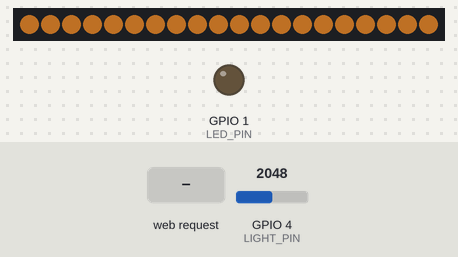
Bench run of a sketch on a simulated ESP32-S2. On the bench: 20 RGB LEDs in strip order, left to right, output pins drawn as LEDs (lit = HIGH). The inputs (shaded band) are chosen by the test bench; at power-on: GPIO 4 (LIGHT_PIN) = 2048 (analog values on the 0–4095 scale). Dim RGB values are drawn brighter than linear; WiFi joins after 1.5 s; servers stay silent unless stated; random numbers use the default seed unless the sketch sets one; what the sketch prints to the serial monitor is not drawn.

Above: at 1.6 s.
3.1 s: HTTP request GET /chase received
At 3.15 s:
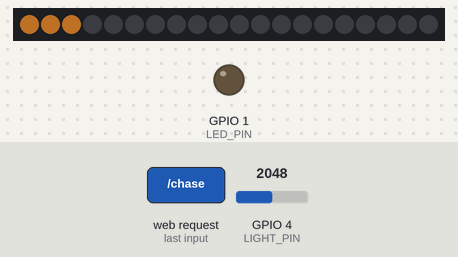
4.7 s: GPIO 4 (LIGHT_PIN) set to 1538
6.2 s: GPIO 4 (LIGHT_PIN) set to 1466
At 6.22 s:
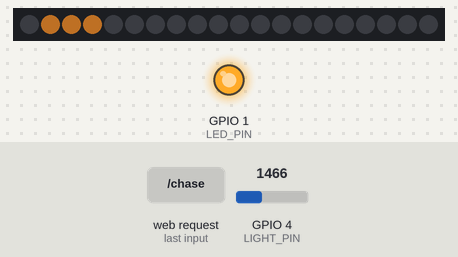
7.9 s: HTTP request GET /chasecolor received
At 8.46 s:
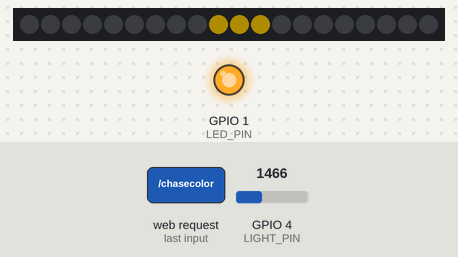
10.1 s: HTTP request GET /chase?r=1&g=1&b=1 received
At 10.7 s:
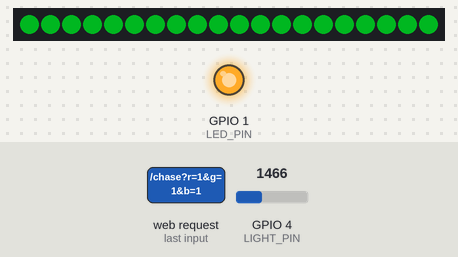
11.6 s: HTTP request GET /chase?r=120&g=120&b=120 received
At 11.61 s:
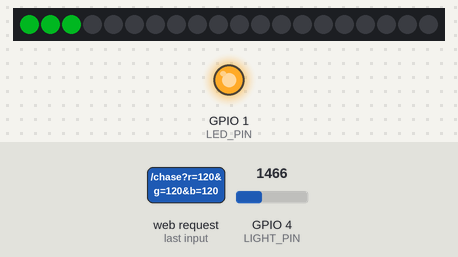
Timing chart, 0 to 14.6 s (numbered marks = the images above; inputs shaded):
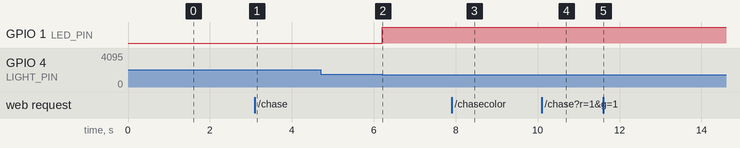

The sketch:

sketch_may25a.ino.ino
```cpp
#include <WiFi.h>
#include <WebServer.h>
#include <FastLED.h>

// ===================== 请修改你的WiFi =====================
const char* ssid = "iPhone";
const char* password = "pY791101_";
// ==========================================================

WebServer server(80);

// ESP32-S2 硬件引脚（请根据你的实际硬件调整）
const int LIGHT_PIN = 4;   // 光敏电阻模拟输入（GPIO4）
const int LED_PIN   = 1;   // 小夜灯输出（GPIO1，注意部分板子可能冲突）
const int STRIP_PIN = 37;   // WS2812B 灯带数据线（GPIO2）
const int STRIP_LED_COUNT = 20;  // 灯带 LED 数量（按实际调整）
const int STRIP_BRIGHTNESS = 80; // 灯带亮度 0-255
// ⚠️ 硬件注意：ESP32 GPIO 输出 3.3V，WS2812B 需要 5V 逻辑电平。
// 如果灯带不亮或颜色异常，需在 DATA 线加电平转换模块（74HCT125 / SN74AHCT125）。
// 灯带 5V 可接 VBUS（USB 直出），不可接 3.3V 引脚（LDO 限流 ~500mA）。

// 状态变量
bool ledState   = false;   // 灯当前状态
bool autoMode   = true;    // 是否自动模式（true=自动，false=手动）
int  lightValue = 0;       // 当前光照值

// 灯带颜色与模式
int  stripR = 255, stripG = 150, stripB = 50;  // 当前颜色（暖橙默认）
int  stripBright = 80;      // 当前亮度 1-255
bool chaseMode  = false;    // 走马灯模式
bool chaseAuto  = false;    // 走马灯自动换色
int  chasePos   = 0;        // 走马灯当前位置
uint8_t chaseHue = 30;      // 自动换色当前色相
unsigned long lastChase = 0;

// WS2812B 灯带（FastLED）
CRGB leds[STRIP_LED_COUNT];

// 光照阈值与滞回（数值越小越暗，需根据实际电路校准）
const int LIGHT_THRESHOLD_ON  = 1500;  // 暗度低于此值开灯
const int LIGHT_THRESHOLD_OFF = 1800;  // 亮度高于此值关灯（滞回避免闪烁）

// 非阻塞定时
unsigned long previousMillis = 0;
const long interval = 200;   // 光照检测间隔（毫秒）

// 防闪烁：状态切换后强制保持最短时间，打断 LED 自身光线→传感器的反馈回路
unsigned long lastStateChange = 0;
const unsigned long MIN_STATE_DURATION = 1000;

// 刷新灯带（纯色模式）
void updateStrip() {
  if (!ledState) {
    fill_solid(leds, STRIP_LED_COUNT, CRGB::Black);
    FastLED.setBrightness(0);
  } else if (!chaseMode) {
    fill_solid(leds, STRIP_LED_COUNT, CRGB(stripR, stripG, stripB));
    FastLED.setBrightness(stripBright);
  }
  FastLED.show();
}

// 走马灯动画
void updateChase() {
  int tail = 3;
  fill_solid(leds, STRIP_LED_COUNT, CRGB::Black);
  for (int i = 0; i < tail; i++) {
    int idx = (chasePos + i) % STRIP_LED_COUNT;
    leds[idx] = CRGB(stripR, stripG, stripB);
  }
  FastLED.setBrightness(stripBright);
  FastLED.show();
}

// 网页控制界面（AJAX轮询，无刷新更新）
String getHTML() {
  String html = "<!DOCTYPE html><html lang=\"zh-CN\">";
  html += "<head><meta charset=\"UTF-8\">";
  html += "<meta name=\"viewport\" content=\"width=device-width,initial-scale=1.0\">";
  html += "<title>智能小夜灯</title>";
  html += "<style>";
  html += ":root{--bg:#080c14;--card:#111827;--text:#b8c5d6;--muted:#5a6680;--gold:#f0c060;--glow:rgba(240,192,96,0.25)}";
  html += "*{margin:0;padding:0;box-sizing:border-box}";
  html += "body{font-family:-apple-system,BlinkMacSystemFont,'Segoe UI','PingFang SC',sans-serif;";
  html += "background:radial-gradient(ellipse at 50% 25%,#1a2744 0%,#0c101a 60%,#080c14 100%);";
  html += "color:var(--text);min-height:100vh;display:flex;align-items:center;justify-content:center}";
  html += "#stars{position:fixed;top:0;left:0;width:100%;height:100%;pointer-events:none;z-index:0}";
  html += ".wrap{position:relative;z-index:1;width:92%;max-width:380px;padding:36px 28px;text-align:center;animation:fadeIn .6s ease-out}";
  html += "@keyframes fadeIn{from{opacity:0;transform:translateY(16px)}to{opacity:1;transform:translateY(0)}}";
  html += ".bulb{width:100px;height:100px;border-radius:50%;margin:0 auto 28px;";
  html += "background:var(--card);box-shadow:inset 0 0 30px rgba(0,0,0,.5),0 0 0 rgba(240,192,96,0);";
  html += "transition:all .7s cubic-bezier(.34,1.56,.64,1);position:relative}";
  html += ".bulb::after{content:'';position:absolute;inset:-4px;border-radius:50%;";
  html += "border:1.5px solid rgba(255,255,255,.04);pointer-events:none}";
  html += ".bulb.on{background:radial-gradient(circle at 42% 38%,#fff3d0 0%,#f0c060 35%,#c8861a 70%,#6b3a04 100%);";
  html += "box-shadow:0 0 30px var(--glow),0 0 70px rgba(240,192,96,.18),0 0 140px rgba(240,192,96,.08);";
  html += "animation:breath 2.4s ease-in-out infinite}";
  html += "@keyframes breath{0%,100%{box-shadow:0 0 30px var(--glow),0 0 70px rgba(240,192,96,.18),0 0 140px rgba(240,192,96,.08)}";
  html += "50%{box-shadow:0 0 50px rgba(240,192,96,.35),0 0 100px rgba(240,192,96,.25),0 0 180px rgba(240,192,96,.12)}}";
  html += "h1{font-weight:300;font-size:1.6em;letter-spacing:.06em;color:#d8dfec;margin-bottom:22px}";
  html += ".card{display:flex;justify-content:space-between;align-items:center;";
  html += "background:var(--card);border-radius:10px;padding:12px 16px;margin:6px 0;font-size:.9em;";
  html += "border:1px solid rgba(255,255,255,.04)}";
  html += ".card span:first-child{color:var(--muted)}";
  html += ".card span:last-child{font-weight:600;color:#e0e8f2}";
  html += ".tag{display:inline-block;padding:3px 10px;border-radius:20px;font-size:.78em;font-weight:600}";
  html += ".tag.auto{background:#132a1e;color:#4ade80}";
  html += ".tag.manual{background:#2a2012;color:var(--gold)}";
  html += ".btns{display:flex;gap:10px;margin-top:26px;flex-wrap:wrap;justify-content:center}";
  html += ".btn{border:none;border-radius:10px;padding:13px 20px;font-size:.95em;font-weight:500;";
  html += "cursor:pointer;transition:all .2s ease;letter-spacing:.02em;color:#fff;flex:1;min-width:90px}";
  html += ".btn:active{transform:scale(.96)}";
  html += ".btn-on{background:linear-gradient(135deg,#f0c060,#c8861a);box-shadow:0 4px 18px rgba(240,192,96,.2)}";
  html += ".btn-on:hover{box-shadow:0 6px 28px rgba(240,192,96,.4);transform:translateY(-1px)}";
  html += ".btn-off{background:linear-gradient(135deg,#2d3548,#1a1f2e);box-shadow:0 4px 14px rgba(0,0,0,.4)}";
  html += ".btn-off:hover{box-shadow:0 6px 22px rgba(0,0,0,.6);transform:translateY(-1px)}";
  html += ".btn-mode{background:transparent;border:1.5px solid #374151;color:var(--text);flex:0 0 auto;min-width:auto}";
  html += ".btn-mode:hover{border-color:#6b7a94;background:rgba(255,255,255,.02)}";
  html += ".hint{margin-top:22px;font-size:.72em;color:var(--muted);opacity:.7}";
  html += "html{touch-action:manipulation;-webkit-tap-highlight-color:transparent;user-select:none}";
  html += "body{overflow-x:hidden}";
  html += ".btn{min-height:44px}";
  html += ".swatches{display:flex;gap:8px;justify-content:center;flex-wrap:wrap;margin:14px 0 6px}";
  html += ".sw{width:30px;height:30px;border-radius:50%;cursor:pointer;border:2px solid transparent;transition:all .15s}";
  html += ".sw.on{border-color:#fff;box-shadow:0 0 10px currentColor;transform:scale(1.15)}";
  html += ".slider-wrap{display:flex;align-items:center;gap:10px;margin:10px 0}";
  html += ".slider-wrap span{color:var(--muted);font-size:.78em;white-space:nowrap}";
  html += "input[type=range]{-webkit-appearance:none;flex:1;height:5px;border-radius:3px;background:#2d3548;outline:none}";
  html += "input[type=range]::-webkit-slider-thumb{-webkit-appearance:none;width:22px;height:22px;border-radius:50%;background:var(--gold);cursor:pointer;box-shadow:0 0 8px var(--glow)}";
  html += ".btn-chase{background:transparent;border:1.5px solid #374151;color:var(--text);width:100%;margin-top:6px}";
  html += ".btn-chase.active{border-color:var(--gold);color:var(--gold);box-shadow:0 0 12px rgba(240,192,96,.15)}";
  html += "@media(max-width:400px){.wrap{padding:28px 18px}";
  html += "h1{font-size:1.4em}.bulb{width:80px;height:80px;margin-bottom:22px}";
  html += ".card{padding:10px 14px;font-size:.82em}";
  html += ".btn{padding:12px 14px;font-size:.88em;min-width:70px}}";
  html += "</style></head>";
  html += "<body><canvas id=\"stars\"></canvas><div class=\"wrap\">";
  html += "<div class=\"bulb\" id=\"bulb\"></div>";
  html += "<h1>智能小夜灯</h1>";
  html += "<div class=\"card\"><span>灯状态</span><span id=\"ledSt\">--</span></div>";
  html += "<div class=\"card\"><span>工作模式</span><span id=\"mode\">--</span></div>";
  html += "<div class=\"card\"><span>光照值</span><span id=\"lux\">--</span></div>";
  html += "<div class=\"card\"><span>灯带状态</span><span id=\"stripSt\">--</span></div>";
  html += "<div class=\"swatches\" id=\"swatches\"></div>";
  html += "<div class=\"slider-wrap\"><span>亮度</span><input type=\"range\" min=\"5\" max=\"255\" value=\"80\" id=\"briSlider\" oninput=\"setBrightness(this.value)\"></div>";
  html += "<button class=\"btn btn-chase\" id=\"btnChase\" onclick=\"toggleChase()\">走马灯</button>";
  html += "<button class=\"btn btn-chase\" id=\"btnAutoColor\" onclick=\"toggleChaseColor()\" style=\"margin-top:4px;display:none\">自动换色</button>";
  html += "<div class=\"btns\">";
  html += "<button class=\"btn btn-on\" onclick=\"send('on')\">开灯</button>";
  html += "<button class=\"btn btn-off\" onclick=\"send('off')\">关灯</button>";
  html += "<button class=\"btn btn-mode\" onclick=\"send('auto')\">切换模式</button>";
  html += "</div>";
  html += "<p class=\"hint\">点击开/关灯将切换为手动模式</p>";
  html += "</div>";
  html += "<script>";
  html += "var colors=[{n:'暖白',r:255,g:150,b:50},{n:'冷白',r:200,g:210,b:255},{n:'琥珀',r:255,g:80,b:0},{n:'红',r:255,g:0,b:0},{n:'绿',r:0,g:255,b:0},{n:'蓝',r:0,g:100,b:255},{n:'粉',r:255,g:50,b:150},{n:'紫',r:150,g:0,b:255}];";
  html += "function renderSwatches(){var h='';for(var i=0;i<colors.length;i++){var c=colors[i];h+='<div class=\"sw\" style=\"background:rgb('+c.r+','+c.g+','+c.b+')\" onclick=\"setColor('+c.r+','+c.g+','+c.b+')\" title=\"'+c.n+'\"></div>'}document.getElementById('swatches').innerHTML=h}";
  html += "function setColor(r,g,b){fetch('/color?r='+r+'&g='+g+'&b='+b);poll()}";
  html += "var briTimer=null,briDrag=false;function setBrightness(v){briDrag=true;clearTimeout(briTimer);briTimer=setTimeout(function(){briDrag=false;fetch('/brightness?val='+v);poll()},250)}";
  html += "function toggleChase(){fetch('/chase');poll()}";
  html += "function toggleChaseColor(){fetch('/chasecolor');poll()}";
  html += "renderSwatches();";
  html += "(function(){var c=document.getElementById('stars'),x=c.getContext('2d'),w,h,s=[],bg=[];";
  html += "function rs(){w=c.width=innerWidth;h=c.height=innerHeight;bg=[];for(var i=0;i<100;i++)bg.push({x:Math.random()*w,y:Math.random()*h,r:Math.random()*1.2+.2,a:Math.random()*.35+.3,ph:Math.random()*6.28,f:Math.random()*.0015+.0005})}";
  html += "rs();onresize=rs;";
  html += "function spawn(){var a=Math.PI/4;return{x:Math.random()*w*.7+w*.15,y:Math.random()*h*.25,len:Math.random()*80+60,spd:Math.random()*2+1,life:0,max:Math.random()*20+12,ang:a}}";
  html += "function draw(){x.clearRect(0,0,w,h);";
  html += "for(var i=0;i<bg.length;i++){var b=bg[i];x.beginPath();x.arc(b.x,b.y,b.r,0,6.28);var tw=Math.sin(Date.now()*b.f+b.ph)*.3+.6;x.beginPath();x.arc(b.x,b.y,b.r*(.7+tw*.6),0,6.28);x.fillStyle='rgba(190,210,240,'+(b.a*tw)+')';x.fill()}";
  html += "for(var i=0;i<s.length;i++){var st=s[i],p=st.life/st.max,al=p<.15?p/.15:1-(p-.15)/.85;";
  html += "var ex=st.x+Math.cos(st.ang)*st.len*p,ey=st.y-Math.sin(st.ang)*st.len*p;";
  html += "var g=x.createLinearGradient(st.x,st.y,ex,ey);g.addColorStop(0,'rgba(255,245,230,'+al+')');g.addColorStop(1,'rgba(200,210,240,0)');";
  html += "x.beginPath();x.moveTo(st.x,st.y);x.lineTo(ex,ey);x.strokeStyle=g;x.lineWidth=1.6;x.stroke();";
  html += "x.beginPath();x.arc(st.x,st.y,2.2,0,6.28);x.fillStyle='rgba(255,250,240,'+(al*.85)+')';x.fill()}";
  html += "}";
  html += "function upd(){if(Math.random()<.07)s.push(spawn());";
  html += "for(var i=s.length-1;i>=0;i--){var st=s[i];st.x-=Math.cos(st.ang)*st.spd;st.y+=Math.sin(st.ang)*st.spd;st.life++;if(st.life>st.max||st.x<-80||st.y>h+80)s.splice(i,1)}";
  html += "draw()}";
  html += "setInterval(upd,66);upd()})();";
  html += "async function poll(){try{let r=await fetch('/state');let d=await r.json();";
  html += "document.getElementById('ledSt').textContent=d.led?'开启':'关闭';";
  html += "document.getElementById('mode').innerHTML=d.auto?'<span class=\"tag auto\">自动</span>':'<span class=\"tag manual\">手动</span>';";
  html += "document.getElementById('lux').textContent=d.light+' (0-4095)';";
  html += "document.getElementById('stripSt').textContent=d.strip?'开启':'关闭';";
  html += "let b=document.getElementById('bulb');d.led?b.classList.add('on'):b.classList.remove('on');";
  html += "if(!briDrag)document.getElementById('briSlider').value=d.bright;";
  html += "var btn=document.getElementById('btnChase');d.chase?(btn.classList.add('active'),btn.textContent='走马灯:开'):(btn.classList.remove('active'),btn.textContent='走马灯');";
  html += "var ab=document.getElementById('btnAutoColor');d.chase?(ab.style.display='',d.chaseauto?(ab.classList.add('active'),ab.textContent='自动换色:开'):(ab.classList.remove('active'),ab.textContent='自动换色')):ab.style.display='none';";
  html += "var sw=document.querySelectorAll('.sw');for(var i=0;i<sw.length;i++){var cl=colors[i];sw[i].classList.toggle('on',cl.r==d.r&&cl.g==d.g&&cl.b==d.b)}}catch(e){}}";
  html += "async function send(c){await fetch('/'+c);poll()}";
  html += "poll();setInterval(poll,2000);";
  html += "</script></body></html>";
  return html;
}

// ---------- 网页处理函数 ----------
void handleRoot() {
  server.send(200, "text/html", getHTML());
}

void handleState() {
  String json = "{";
  json += "\"led\":" + String(ledState ? "true" : "false") + ",";
  json += "\"auto\":" + String(autoMode ? "true" : "false") + ",";
  json += "\"light\":" + String(lightValue) + ",";
  json += "\"strip\":" + String(ledState ? "true" : "false") + ",";
  json += "\"chase\":" + String(chaseMode ? "true" : "false") + ",";
  json += "\"chaseauto\":" + String(chaseAuto ? "true" : "false") + ",";
  json += "\"r\":" + String(stripR) + ",";
  json += "\"g\":" + String(stripG) + ",";
  json += "\"b\":" + String(stripB) + ",";
  json += "\"bright\":" + String(stripBright);
  json += "}";
  server.send(200, "application/json", json);
}

void handleOn() {
  autoMode = false;          // 手动操作，退出自动模式
  ledState = true;
  digitalWrite(LED_PIN, ledState);
  updateStrip();
  handleRoot();
}

void handleOff() {
  autoMode = false;
  ledState = false;
  digitalWrite(LED_PIN, ledState);
  updateStrip();
  handleRoot();
}

void handleAuto() {
  autoMode = !autoMode;
  // 如果从手动切回自动，立即根据当前光照更新一次
  if (autoMode) {
    lightValue = min((int)analogRead(LIGHT_PIN), 4095);
    if (lightValue < LIGHT_THRESHOLD_ON) {
      ledState = true;
    } else if (lightValue > LIGHT_THRESHOLD_OFF) {
      ledState = false;
    }
    digitalWrite(LED_PIN, ledState);
    updateStrip();
    lastStateChange = millis();  // 记录切换时间，防止立即被 loop 再次翻转
  }
  handleRoot();
}

void handleChase() {
  chaseMode = !chaseMode;
  if (chaseMode) {
    chasePos = 0;
    lastChase = millis();
    updateChase();
  } else {
    updateStrip();
  }
  handleRoot();
}

void handleChaseColor() {
  chaseAuto = !chaseAuto;
  if (chaseAuto) chaseHue = 30;
  handleRoot();
}

void handleColor() {
  if (server.hasArg("r")) stripR = server.arg("r").toInt();
  if (server.hasArg("g")) stripG = server.arg("g").toInt();
  if (server.hasArg("b")) stripB = server.arg("b").toInt();
  if (ledState && !chaseMode) updateStrip();
  handleRoot();
}

void handleBrightness() {
  if (server.hasArg("val")) {
    stripBright = server.arg("val").toInt();
    if (stripBright > 255) stripBright = 255;
    if (stripBright < 5) stripBright = 5;
  }
  if (ledState) updateStrip();
  handleRoot();
}

// ===================== 初始化 =====================
void setup() {
  Serial.begin(115200);
  analogReadResolution(12);  // 固定12位ADC，确保范围0-4095
  pinMode(LED_PIN, OUTPUT);
  digitalWrite(LED_PIN, LOW);

  // 连接WiFi（带超时，15秒未连接则跳过）
  Serial.print("正在连接WiFi: ");
  Serial.print(ssid);
  WiFi.begin(ssid, password);

  unsigned long startAttemptTime = millis();
  const unsigned long wifiTimeout = 15000;  // 15秒超时

  while (WiFi.status() != WL_CONNECTED && millis() - startAttemptTime < wifiTimeout) {
    delay(500);
    Serial.print(".");
  }

  if (WiFi.status() == WL_CONNECTED) {
    Serial.println("\n✅ WiFi 连接成功");
    Serial.print("📶 IP地址：");
    Serial.println(WiFi.localIP());
  } else {
    Serial.println("\n❌ WiFi 连接失败，将继续运行本地服务（需手动重启）");
  }

  // 初始化灯带（FastLED 使用 RMT，在 WiFi 之后初始化避免通道冲突）
  FastLED.addLeds<WS2812B, STRIP_PIN, GRB>(leds, STRIP_LED_COUNT);
  FastLED.setBrightness(STRIP_BRIGHTNESS);
  FastLED.clear();
  FastLED.show();
  // 启动测试：闪一下暖白光确认灯带工作
  fill_solid(leds, STRIP_LED_COUNT, CRGB(255, 150, 50));
  FastLED.show();
  delay(300);
  fill_solid(leds, STRIP_LED_COUNT, CRGB::Black);
  FastLED.show();
  Serial.println("💡 灯带初始化完成");

  // 启动Web服务器
  server.on("/", handleRoot);
  server.on("/state", handleState);
  server.on("/on", handleOn);
  server.on("/off", handleOff);
  server.on("/auto", handleAuto);
  server.on("/chase", handleChase);
  server.on("/chasecolor", handleChaseColor);
  server.on("/color", handleColor);
  server.on("/brightness", handleBrightness);
  server.begin();
  Serial.println("🌐 Web服务器已启动");
}

// ===================== 主循环 =====================
void loop() {
  server.handleClient();   // 优先处理客户端请求

  // 非阻塞定时读取光敏电阻，避免占用过多CPU导致网页响应慢
  unsigned long currentMillis = millis();
  if (currentMillis - previousMillis >= interval) {
    previousMillis = currentMillis;

    // 读取光敏电阻（12位ADC，0-4095）
    lightValue = min((int)analogRead(LIGHT_PIN), 4095);

    // 自动模式：根据光照自动控制灯
    if (autoMode) {
      unsigned long now = millis();
      // 状态切换后至少保持 MIN_STATE_DURATION，防止 LED 自身光线干扰传感器导致闪烁
      if (now - lastStateChange >= MIN_STATE_DURATION) {
        if (ledState == false && lightValue < LIGHT_THRESHOLD_ON) {
          ledState = true;
          lastStateChange = now;
        } else if (ledState == true && lightValue > LIGHT_THRESHOLD_OFF) {
          ledState = false;
          lastStateChange = now;
        }
        digitalWrite(LED_PIN, ledState);
        updateStrip();
      }
    }
    // 手动模式下不改变 ledState，保持用户设定的值
  }

  // 走马灯动画（独立于光照检测）
  if (chaseMode && ledState) {
    unsigned long now = millis();
    if (now - lastChase >= 80) {  // 80ms 每步
      lastChase = now;
      chasePos = (chasePos + 1) % STRIP_LED_COUNT;
      if (chaseAuto) {
        chaseHue += 3;
        CRGB c = CHSV(chaseHue, 255, 255);
        stripR = c.r; stripG = c.g; stripB = c.b;
      }
      updateChase();
    }
  }
}
```

Measured:
- the behaviour switches between 1500 and 1499 on GPIO 4 (LIGHT_PIN) (found by bisection; images 1 and 2)
- after the input at 3.1 s, the LEDs: change at once (image 1)
- after the input at 4.7 s, every drawn part: stays the same
- after the input at 6.2 s, GPIO 1 (LED_PIN): LOW → HIGH at once; the LEDs: change at once (image 2)
- after the input at 11.6 s, the LEDs: change at once (image 5)
